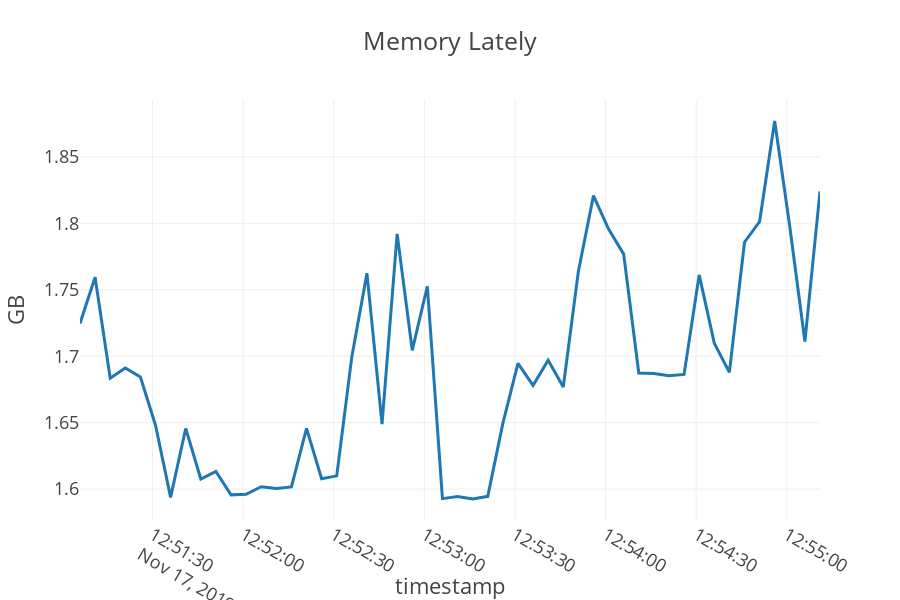

Notebook code cell kept with this figure:
### Code cell
clear_output()
px.line(memory.tail(50), x="timestamp", y="GB", template="presentation", title="Memory Lately")
